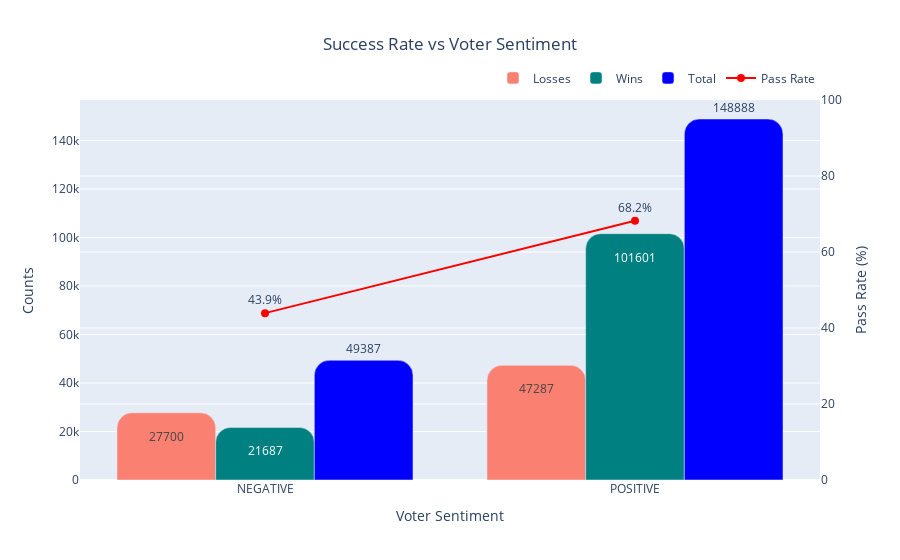

Notebook code for this chart:
### Code cell
plot.plot_sentiment_byPass(data,vader=True,prt=True)

### Figure 1 — Plotly figure (JSON) as saved in the notebook; plotly's stock layout.template omitted (floating-point values rounded to 4 significant figures)
{"data": [{"marker": {"color": "salmon"}, "name": "Losses", "text": [27700, 47287], "textposition": "inside", "type": "bar", "x": ["NEGATIVE", "POSITIVE"], "y": [27700, 47287]}, {"marker": {"color": "teal"}, "name": "Wins", "text": [21687, 101601], "textposition": "inside", "type": "bar", "x": ["NEGATIVE", "POSITIVE"], "y": [21687, 101601]}, {"marker": {"color": "blue"}, "name": "Total", "text": [49387, 148888], "textposition": "outside", "type": "bar", "x": ["NEGATIVE", "POSITIVE"], "y": [49387, 148888]}, {"line": {"color": "red", "width": 2}, "marker": {"color": "red", "size": 8}, "mode": "lines+markers+text", "name": "Pass Rate", "text": ["43.9%", "68.2%"], "textposition": "top center", "type": "scatter", "x": ["NEGATIVE", "POSITIVE"], "y": [43.91, 68.24], "yaxis": "y2"}], "layout": {"barcornerradius": 15, "bargap": 0.2, "barmode": "group", "legend": {"orientation": "h", "x": 1, "xanchor": "right", "y": 1.02, "yanchor": "bottom"}, "title": {"text": "Success Rate vs Voter Sentiment", "x": 0.5, "xanchor": "center"}, "xaxis": {"title": {"text": "Voter Sentiment"}}, "yaxis": {"side": "left", "title": {"text": "Counts"}}, "yaxis2": {"overlaying": "y", "range": [0, 100], "side": "right", "tickformat": ".0f", "title": {"text": "Pass Rate (%)"}}}}
